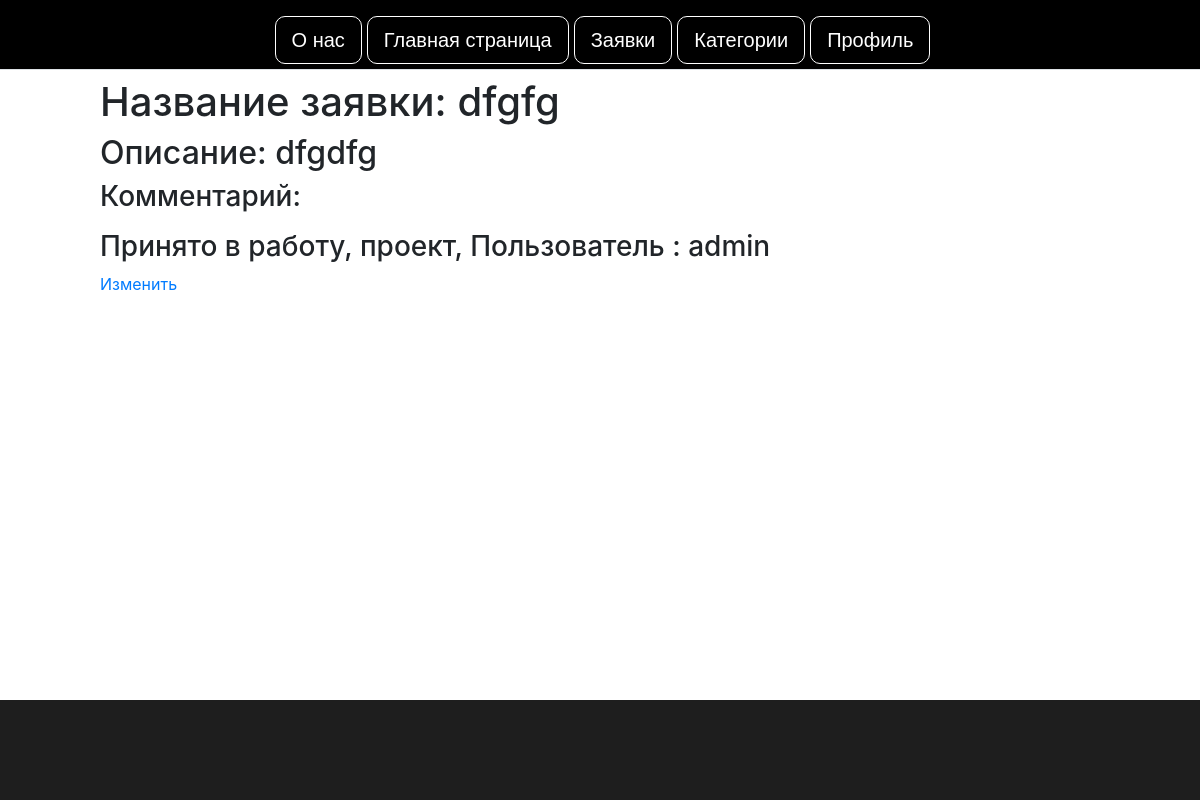
Page /accounts/profile/applications/10/ (signed in) on the committed database.
### accounts/models.py (models this page shows, shortened)
class Application(models.Model):
    id = models.AutoField(primary_key=True, unique=True, verbose_name='id')
    title = models.CharField(max_length=200, verbose_name='Название')
    desc = models.TextField(max_length=400, verbose_name='Описание')
    img = models.ImageField(upload_to='img', verbose_name='Картинка')
    ready_design = models.ImageField(upload_to='design', verbose_name='Готовый дизайн', null=True, blank=True)
    user = models.ForeignKey(User, on_delete=models.SET_NULL, verbose_name='Пользователь', null=True, blank=True,
                             to_field='id')
    date = models.DateField(default=datetime.today())
    comment = models.TextField(max_length=400, verbose_name='Комментарий', null=True, blank=True)
    NEW = 'new'
    LOAD = 'load'
    READY = 'ready'
    LOAN_STATUS = (
        (NEW, 'Новая'),
        (LOAD, 'Принято в работу'),
        (READY, 'Выполнено'),
    )
    status = models.CharField(max_length=30, choices=LOAN_STATUS, default='new', help_text='Статус',
                              verbose_name='Статус')
    SKETCH = 'sketch'
    MID_DETAIL = 'mid_detail'
    AUTHOR = 'author'
    CATEGORIES = (
        (SKETCH, 'проект'),
        (MID_DETAIL, 'детализация'),
        (AUTHOR, 'Авторский интерьер'),
    )
    category = models.CharField(max_length=30, choices=CATEGORIES, default='проект', help_text='Категории',
                                verbose_name='Категории')

class User(AbstractBaseUser, PermissionsMixin):
    id = models.AutoField(primary_key=True, unique=True)
    full_name = models.CharField(max_length=50, help_text="Напишите ФИО")
    username = models.CharField(max_length=50, unique=True)
    password = models.CharField(max_length=200)
    email = models.EmailField(unique=True, max_length=254)
    is_staff = models.BooleanField(default=False)
    USERNAME_FIELD = 'username'  # Идентификатор для обращения
    REQUIRED_FIELDS = ['email']  # Список имён полей для Superuser
    objects = MyUserManager()

### accounts/views.py (the view)
# urls.py: path('profile/applications/<int:pk>/', views.detail_application.as_view(), name='profile_application_detail'),
class detail_application(DetailView):
    model = Application
    template_name = 'accounts/application_detail.html'

### accounts/templates/accounts/application_detail.html (shortened to what this page needs)
{% extends 'base.html' %}
{% load static %}
{% block links %}
    <link rel="stylesheet" href="{% static 'application_detail.css'%}">
{% endblock %}
{% block content %}
<h1>Название заявки: {{ application.title }}</h1>
<h2>Описание: {{ application.desc }}</h2>
<h3>Комментарий:</h3>
<h3>{{ application.get_status_display }}, {{ application.get_category_display }}, {% if user.is_staff %}Пользователь : {{ application.user.get_username }}{% endif %}</h3>
{% if user.is_staff %}<a href="{% url 'profile_application_update' application.id %}">Изменить</a>{% endif %}
{% endblock %}

### myapp/static/main.css (style rules this page uses)
* { padding: 0; margin: 0; box-sizing: border-box; }
body { background: #272727; font-family: "Montserrat", sans-serif; }

### rows in the picture
Application: title "dfgfg", desc "dfgdfg", status "Принято в работу", category "проект", user.get_username "admin"
